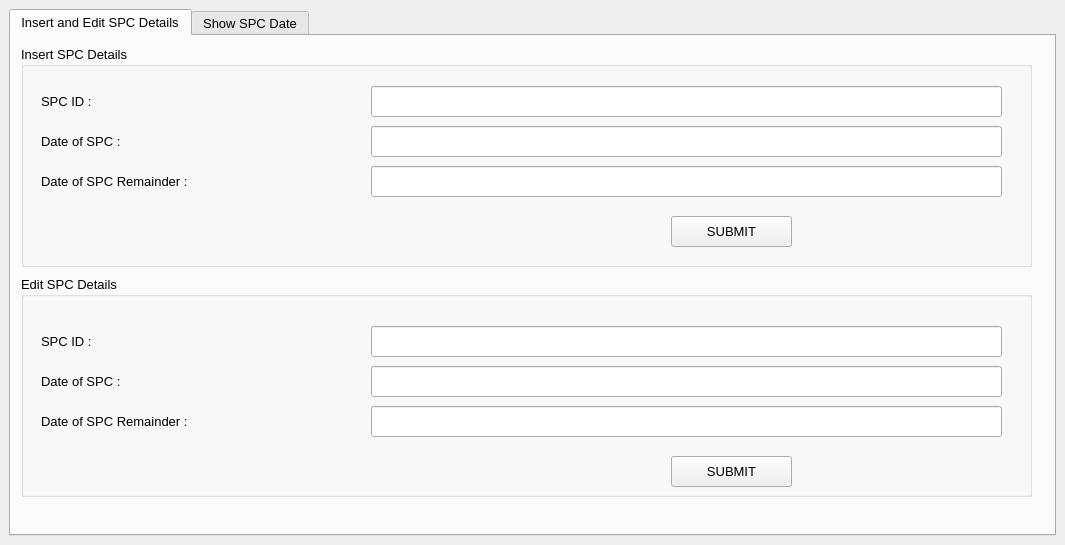
<?xml version="1.0" encoding="UTF-8"?>
<ui version="4.0">
 <class>SPC</class>
 <widget class="QMainWindow" name="SPC">
  <property name="geometry">
   <rect>
    <x>0</x>
    <y>0</y>
    <width>1065</width>
    <height>545</height>
   </rect>
  </property>
  <property name="minimumSize">
   <size>
    <width>1065</width>
    <height>545</height>
   </size>
  </property>
  <property name="maximumSize">
   <size>
    <width>1065</width>
    <height>545</height>
   </size>
  </property>
  <property name="windowTitle">
   <string>SPC</string>
  </property>
  <property name="statusTip">
   <string extracomment="go to hell"/>
  </property>
  <property name="whatsThis">
   <string extracomment="going"/>
  </property>
  <property name="accessibleName">
   <string extracomment="jff"/>
  </property>
  <property name="accessibleDescription">
   <string extracomment="jgfgjfg"/>
  </property>
  <widget class="QWidget" name="centralwidget">
   <layout class="QGridLayout" name="gridLayout_2">
    <item row="0" column="0">
     <layout class="QVBoxLayout" name="verticalLayout">
      <item>
       <widget class="QTabWidget" name="tabWidget">
        <property name="font">
         <font>
          <family>Segoe UI</family>
          <pointsize>10</pointsize>
          <weight>50</weight>
          <bold>false</bold>
         </font>
        </property>
        <property name="tabPosition">
         <enum>QTabWidget::North</enum>
        </property>
        <property name="tabShape">
         <enum>QTabWidget::Rounded</enum>
        </property>
        <property name="currentIndex">
         <number>0</number>
        </property>
        <property name="elideMode">
         <enum>Qt::ElideNone</enum>
        </property>
        <widget class="QWidget" name="tab">
         <attribute name="title">
          <string>Insert and Edit SPC Details</string>
         </attribute>
         <widget class="QGroupBox" name="groupBox">
          <property name="geometry">
           <rect>
            <x>10</x>
            <y>10</y>
            <width>1011</width>
            <height>221</height>
           </rect>
          </property>
          <property name="title">
           <string>Insert SPC Details</string>
          </property>
          <widget class="QLabel" name="label">
           <property name="geometry">
            <rect>
             <x>20</x>
             <y>40</y>
             <width>291</width>
             <height>31</height>
            </rect>
           </property>
           <property name="font">
            <font>
             <family>Segoe UI</family>
             <pointsize>10</pointsize>
             <weight>50</weight>
             <bold>false</bold>
            </font>
           </property>
           <property name="text">
            <string>SPC ID :</string>
           </property>
          </widget>
          <widget class="QLineEdit" name="lineEdit">
           <property name="geometry">
            <rect>
             <x>350</x>
             <y>40</y>
             <width>631</width>
             <height>31</height>
            </rect>
           </property>
          </widget>
          <widget class="QLabel" name="label_2">
           <property name="geometry">
            <rect>
             <x>20</x>
             <y>80</y>
             <width>291</width>
             <height>31</height>
            </rect>
           </property>
           <property name="font">
            <font>
             <family>Segoe UI</family>
             <pointsize>10</pointsize>
             <weight>50</weight>
             <bold>false</bold>
            </font>
           </property>
           <property name="text">
            <string>Date of SPC :</string>
           </property>
          </widget>
          <widget class="QLineEdit" name="lineEdit_2">
           <property name="geometry">
            <rect>
             <x>350</x>
             <y>80</y>
             <width>631</width>
             <height>31</height>
            </rect>
           </property>
          </widget>
          <widget class="QLineEdit" name="lineEdit_7">
           <property name="geometry">
            <rect>
             <x>350</x>
             <y>120</y>
             <width>631</width>
             <height>31</height>
            </rect>
           </property>
          </widget>
          <widget class="QLabel" name="label_7">
           <property name="geometry">
            <rect>
             <x>20</x>
             <y>120</y>
             <width>291</width>
             <height>31</height>
            </rect>
           </property>
           <property name="font">
            <font>
             <family>Segoe UI</family>
             <pointsize>10</pointsize>
             <weight>50</weight>
             <bold>false</bold>
            </font>
           </property>
           <property name="text">
            <string>Date of SPC Remainder :</string>
           </property>
          </widget>
          <widget class="QPushButton" name="pushButton">
           <property name="geometry">
            <rect>
             <x>650</x>
             <y>170</y>
             <width>121</width>
             <height>31</height>
            </rect>
           </property>
           <property name="text">
            <string>SUBMIT</string>
           </property>
          </widget>
         </widget>
         <widget class="QGroupBox" name="groupBox_2">
          <property name="geometry">
           <rect>
            <x>10</x>
            <y>240</y>
            <width>1011</width>
            <height>221</height>
           </rect>
          </property>
          <property name="title">
           <string>Edit SPC Details</string>
          </property>
          <widget class="QLabel" name="label_3">
           <property name="geometry">
            <rect>
             <x>20</x>
             <y>50</y>
             <width>291</width>
             <height>31</height>
            </rect>
           </property>
           <property name="font">
            <font>
             <family>Segoe UI</family>
             <pointsize>10</pointsize>
             <weight>50</weight>
             <bold>false</bold>
            </font>
           </property>
           <property name="text">
            <string>SPC ID :</string>
           </property>
          </widget>
          <widget class="QLineEdit" name="lineEdit_3">
           <property name="geometry">
            <rect>
             <x>350</x>
             <y>50</y>
             <width>631</width>
             <height>31</height>
            </rect>
           </property>
          </widget>
          <widget class="QLabel" name="label_4">
           <property name="geometry">
            <rect>
             <x>20</x>
             <y>90</y>
             <width>291</width>
             <height>31</height>
            </rect>
           </property>
           <property name="font">
            <font>
             <family>Segoe UI</family>
             <pointsize>10</pointsize>
             <weight>50</weight>
             <bold>false</bold>
            </font>
           </property>
           <property name="text">
            <string>Date of SPC :</string>
           </property>
          </widget>
          <widget class="QLineEdit" name="lineEdit_4">
           <property name="geometry">
            <rect>
             <x>350</x>
             <y>90</y>
             <width>631</width>
             <height>31</height>
            </rect>
           </property>
          </widget>
          <widget class="QLabel" name="label_6">
           <property name="geometry">
            <rect>
             <x>20</x>
             <y>130</y>
             <width>321</width>
             <height>31</height>
            </rect>
           </property>
           <property name="font">
            <font>
             <family>Segoe UI</family>
             <pointsize>10</pointsize>
             <weight>50</weight>
             <bold>false</bold>
            </font>
           </property>
           <property name="text">
            <string>Date of SPC Remainder :</string>
           </property>
          </widget>
          <widget class="QLineEdit" name="lineEdit_6">
           <property name="geometry">
            <rect>
             <x>350</x>
             <y>130</y>
             <width>631</width>
             <height>31</height>
            </rect>
           </property>
           <property name="text">
            <string/>
           </property>
          </widget>
          <widget class="QPushButton" name="pushButton_2">
           <property name="geometry">
            <rect>
             <x>650</x>
             <y>180</y>
             <width>121</width>
             <height>31</height>
            </rect>
           </property>
           <property name="text">
            <string>SUBMIT</string>
           </property>
          </widget>
         </widget>
        </widget>
        <widget class="QWidget" name="tab_2">
         <attribute name="title">
          <string>Show SPC Date</string>
         </attribute>
         <widget class="QLineEdit" name="lineEdit_8">
          <property name="geometry">
           <rect>
            <x>340</x>
            <y>29</y>
            <width>561</width>
            <height>31</height>
           </rect>
          </property>
         </widget>
         <widget class="QLineEdit" name="lineEdit_9">
          <property name="geometry">
           <rect>
            <x>340</x>
            <y>89</y>
            <width>681</width>
            <height>31</height>
           </rect>
          </property>
         </widget>
         <widget class="QLabel" name="label_8">
          <property name="geometry">
           <rect>
            <x>20</x>
            <y>29</y>
            <width>151</width>
            <height>31</height>
           </rect>
          </property>
          <property name="font">
           <font>
            <family>Segoe UI</family>
            <pointsize>10</pointsize>
            <weight>50</weight>
            <bold>false</bold>
           </font>
          </property>
          <property name="text">
           <string>SPC ID :</string>
          </property>
         </widget>
         <widget class="QLabel" name="label_9">
          <property name="geometry">
           <rect>
            <x>20</x>
            <y>89</y>
            <width>301</width>
            <height>31</height>
           </rect>
          </property>
          <property name="font">
           <font>
            <family>Segoe UI</family>
            <pointsize>10</pointsize>
            <weight>50</weight>
            <bold>false</bold>
           </font>
          </property>
          <property name="text">
           <string>Date of SPC Report :</string>
          </property>
         </widget>
         <widget class="QLabel" name="label_10">
          <property name="geometry">
           <rect>
            <x>20</x>
            <y>149</y>
            <width>301</width>
            <height>31</height>
           </rect>
          </property>
          <property name="font">
           <font>
            <family>Segoe UI</family>
            <pointsize>10</pointsize>
            <weight>50</weight>
            <bold>false</bold>
           </font>
          </property>
          <property name="text">
           <string>Date of SPC Remainder :</string>
          </property>
         </widget>
         <widget class="QLineEdit" name="lineEdit_10">
          <property name="geometry">
           <rect>
            <x>340</x>
            <y>149</y>
            <width>681</width>
            <height>31</height>
           </rect>
          </property>
         </widget>
         <widget class="QPushButton" name="pushButton_3">
          <property name="geometry">
           <rect>
            <x>920</x>
            <y>30</y>
            <width>101</width>
            <height>28</height>
           </rect>
          </property>
          <property name="text">
           <string>Search</string>
          </property>
         </widget>
         <widget class="Line" name="line">
          <property name="geometry">
           <rect>
            <x>0</x>
            <y>-30</y>
            <width>1041</width>
            <height>521</height>
           </rect>
          </property>
          <property name="orientation">
           <enum>Qt::Horizontal</enum>
          </property>
         </widget>
         <zorder>line</zorder>
         <zorder>lineEdit_8</zorder>
         <zorder>lineEdit_9</zorder>
         <zorder>label_8</zorder>
         <zorder>label_9</zorder>
         <zorder>label_10</zorder>
         <zorder>lineEdit_10</zorder>
         <zorder>pushButton_3</zorder>
        </widget>
       </widget>
      </item>
     </layout>
    </item>
   </layout>
  </widget>
 </widget>
 <resources/>
 <connections/>
</ui>
